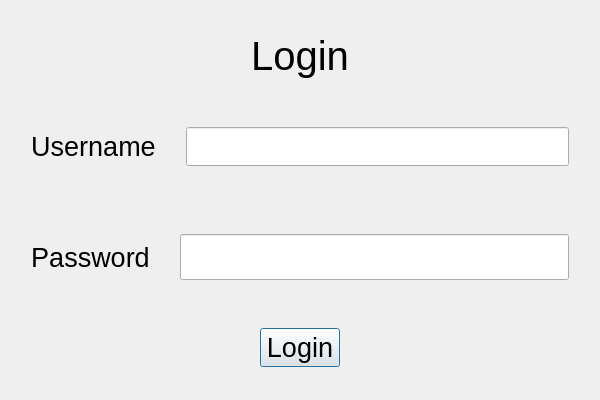
<?xml version="1.0" encoding="UTF-8"?>
<ui version="4.0">
 <class>LoginForm</class>
 <widget class="QDialog" name="LoginForm">
  <property name="geometry">
   <rect>
    <x>0</x>
    <y>0</y>
    <width>600</width>
    <height>400</height>
   </rect>
  </property>
  <property name="sizePolicy">
   <sizepolicy hsizetype="Maximum" vsizetype="Maximum">
    <horstretch>0</horstretch>
    <verstretch>0</verstretch>
   </sizepolicy>
  </property>
  <property name="minimumSize">
   <size>
    <width>600</width>
    <height>400</height>
   </size>
  </property>
  <property name="maximumSize">
   <size>
    <width>600</width>
    <height>400</height>
   </size>
  </property>
  <property name="windowTitle">
   <string>Dialog</string>
  </property>
  <property name="styleSheet">
   <string notr="true"/>
  </property>
  <layout class="QVBoxLayout" name="verticalLayout">
   <item>
    <layout class="QHBoxLayout" name="horizontalLayout_4">
     <item>
      <spacer name="horizontalSpacer">
       <property name="orientation">
        <enum>Qt::Horizontal</enum>
       </property>
       <property name="sizeHint" stdset="0">
        <size>
         <width>40</width>
         <height>20</height>
        </size>
       </property>
      </spacer>
     </item>
     <item>
      <widget class="QLabel" name="label">
       <property name="sizePolicy">
        <sizepolicy hsizetype="Fixed" vsizetype="Fixed">
         <horstretch>0</horstretch>
         <verstretch>0</verstretch>
        </sizepolicy>
       </property>
       <property name="font">
        <font>
         <pointsize>30</pointsize>
        </font>
       </property>
       <property name="text">
        <string>Login</string>
       </property>
       <property name="alignment">
        <set>Qt::AlignCenter</set>
       </property>
      </widget>
     </item>
     <item>
      <spacer name="horizontalSpacer_2">
       <property name="orientation">
        <enum>Qt::Horizontal</enum>
       </property>
       <property name="sizeHint" stdset="0">
        <size>
         <width>40</width>
         <height>20</height>
        </size>
       </property>
      </spacer>
     </item>
    </layout>
   </item>
   <item>
    <layout class="QHBoxLayout" name="horizontalLayout_2">
     <property name="spacing">
      <number>30</number>
     </property>
     <property name="leftMargin">
      <number>20</number>
     </property>
     <property name="topMargin">
      <number>20</number>
     </property>
     <property name="rightMargin">
      <number>20</number>
     </property>
     <property name="bottomMargin">
      <number>20</number>
     </property>
     <item>
      <widget class="QLabel" name="label_5">
       <property name="font">
        <font>
         <pointsize>20</pointsize>
        </font>
       </property>
       <property name="text">
        <string>Username</string>
       </property>
       <property name="alignment">
        <set>Qt::AlignCenter</set>
       </property>
      </widget>
     </item>
     <item>
      <widget class="QLineEdit" name="lineEdit_username">
       <property name="maximumSize">
        <size>
         <width>400</width>
         <height>16777215</height>
        </size>
       </property>
       <property name="font">
        <font>
         <pointsize>20</pointsize>
        </font>
       </property>
      </widget>
     </item>
    </layout>
   </item>
   <item>
    <layout class="QHBoxLayout" name="horizontalLayout_3">
     <property name="spacing">
      <number>30</number>
     </property>
     <property name="leftMargin">
      <number>20</number>
     </property>
     <property name="topMargin">
      <number>20</number>
     </property>
     <property name="rightMargin">
      <number>20</number>
     </property>
     <property name="bottomMargin">
      <number>20</number>
     </property>
     <item>
      <widget class="QLabel" name="label_6">
       <property name="font">
        <font>
         <pointsize>20</pointsize>
        </font>
       </property>
       <property name="text">
        <string>Password</string>
       </property>
       <property name="alignment">
        <set>Qt::AlignCenter</set>
       </property>
      </widget>
     </item>
     <item>
      <widget class="QLineEdit" name="lineEdit_password">
       <property name="maximumSize">
        <size>
         <width>400</width>
         <height>46</height>
        </size>
       </property>
       <property name="font">
        <font>
         <pointsize>20</pointsize>
        </font>
       </property>
      </widget>
     </item>
    </layout>
   </item>
   <item>
    <layout class="QHBoxLayout" name="horizontalLayout">
     <item>
      <spacer name="horizontalSpacer_3">
       <property name="orientation">
        <enum>Qt::Horizontal</enum>
       </property>
       <property name="sizeHint" stdset="0">
        <size>
         <width>40</width>
         <height>20</height>
        </size>
       </property>
      </spacer>
     </item>
     <item>
      <widget class="QPushButton" name="pButton_login">
       <property name="sizePolicy">
        <sizepolicy hsizetype="Maximum" vsizetype="Fixed">
         <horstretch>0</horstretch>
         <verstretch>0</verstretch>
        </sizepolicy>
       </property>
       <property name="maximumSize">
        <size>
         <width>200</width>
         <height>16777215</height>
        </size>
       </property>
       <property name="font">
        <font>
         <pointsize>20</pointsize>
        </font>
       </property>
       <property name="text">
        <string>Login</string>
       </property>
       <property name="autoDefault">
        <bool>true</bool>
       </property>
      </widget>
     </item>
     <item>
      <spacer name="horizontalSpacer_4">
       <property name="orientation">
        <enum>Qt::Horizontal</enum>
       </property>
       <property name="sizeHint" stdset="0">
        <size>
         <width>40</width>
         <height>20</height>
        </size>
       </property>
      </spacer>
     </item>
    </layout>
   </item>
  </layout>
 </widget>
 <resources/>
 <connections/>
</ui>
